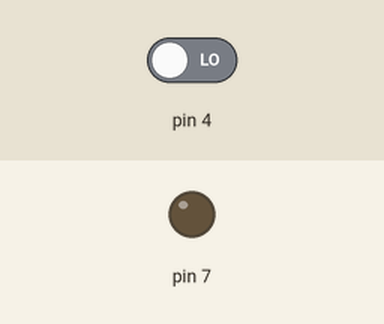
Simulated run of this sketch. Board: Arduino Uno, built with avr-gcc and run on an emulated ATmega328P. Parts: output pins drawn as LEDs (lit = HIGH). Inputs (shaded band) come from the test bench; at power-on: pin 4 LOW.

Above: at 1.2 s.
1.3 s: pin 4 driven HIGH
At 2.2 s:
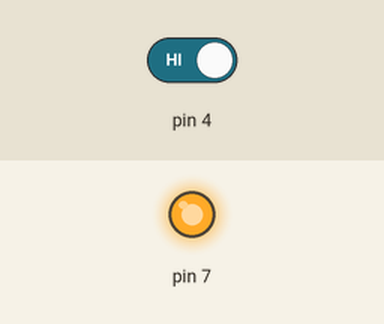
2.8 s: pin 4 driven LOW
At 3.3 s:
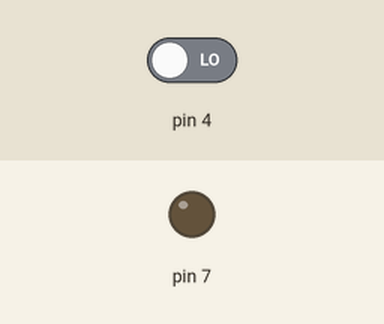
Timing chart, 0 to 5.8 s (numbered marks = the images above; inputs shaded):
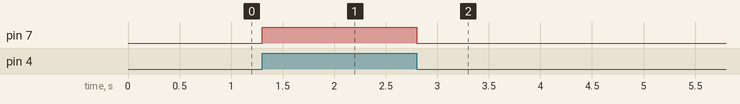

The sketch:

Input_examples.ino
```cpp
void setup() {
  pinMode(7, OUTPUT);
  pinMode(4, INPUT);
}

void loop() {
  int val = digitalRead(4);
  digitalWrite(7, val);
}
```

Measured:
- after the input at 1.3 s, pin 7: LOW → HIGH at once
- after the input at 2.8 s, pin 7: HIGH → LOW at once
